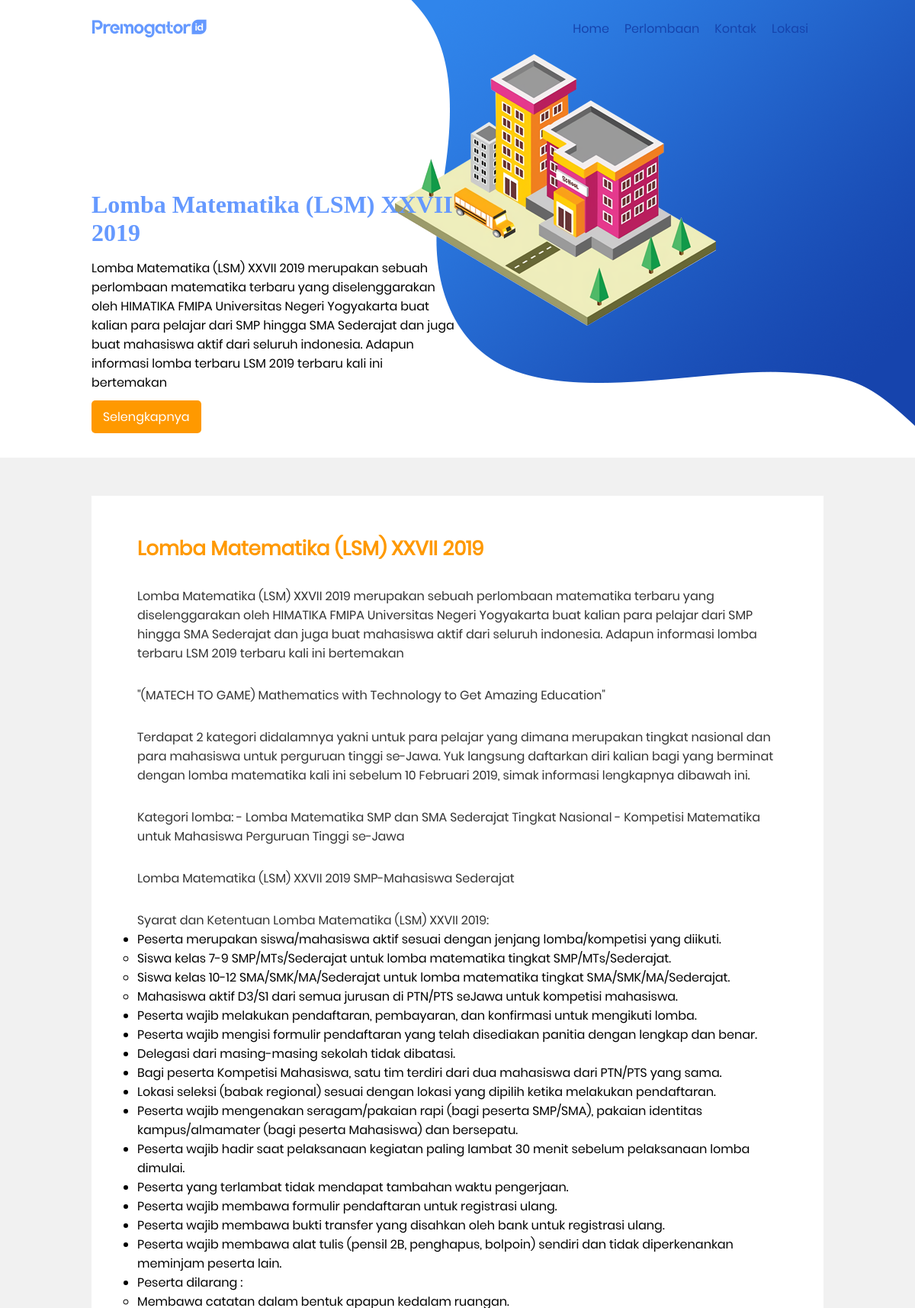
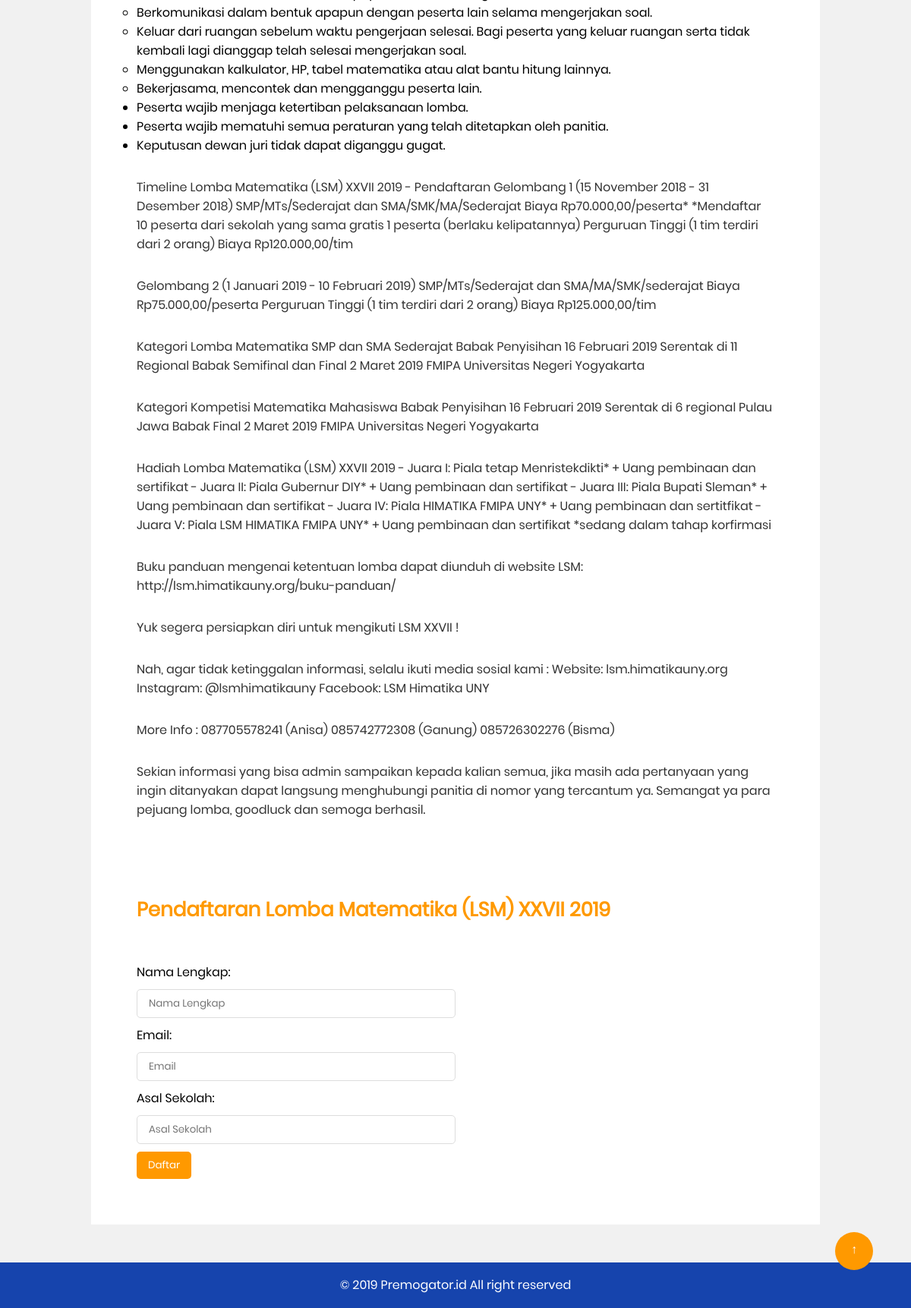
The app's page /lomba1.php?id=3 with its own data (2 pictures, top to bottom).
### tables this page shows
CREATE TABLE `artikel` (
  `id` int(11) NOT NULL,
  `judul` varchar(255) NOT NULL,
  `thumbnail` text NOT NULL,
  `konten` text NOT NULL
);

### lomba1.php (the view, shortened to what this page needs)
<?php
	include 'config.php';
	$id = @$_GET['id'] ? $_GET['id'] : '1';
	$artikel = $conn->query("SELECT * FROM artikel WHERE id = $id");
	$data = $artikel->fetch_assoc();
 ?>
 <!DOCTYPE html>
 <html>
 <head>
 	<link rel="stylesheet" type="text/css" href="assets/css/style.css">
 	<link rel="stylesheet" type="text/css" href="assets/css/responsive.css">
 </head>
 <body id="top">
 	<header class="bg-full-blog ovelay">
		<nav class="navbar" id="navbar">
			<div class="container">
				<div class="grid-navbar">
					<a href="index.php" class="nav-logo" title="Premogator.id"><img src="assets/img/logo_small.png"></a>
					<ul class="navbar-nav">
						<li class="nav-item"><a href="index.php#maps" class="nav-link">Lokasi</a></li>
						<li class="nav-item"><a href="index.php#contact" class="nav-link">Kontak</a></li>
						<li class="nav-item"><a href="index.php#lomba" class="nav-link">Perlombaan</a></li>
						<li class="nav-item"><a href="index.php" class="nav-link">Home</a></li>
					</ul>
				</div>
			</div>
		</nav>
		<div class="container">
			<div class="grid-header">
				<div class="deskripsi-header">
					<div class="deskripsi-title">
						<h1><?php echo $data['judul']; ?></h1>
					</div>
					<div class="deskripsi-p">
						<p>	<?php echo $data['thumbnail']; ?>	</p>
					</div>
					<div class="deskripsi-btn">
							<a href="#content">Selengkapnya</a>
					</div>
				</div>
			</div>
		</div>
	</header>
	<div id="content" class="blog">
		<div class="container">
			<div class="blog-box">
				<div class="blog-title">
					<h3><?php echo $data['judul']; ?></h3>
				</div>
				<div class="blog-content">
					<?php echo $data['konten']; ?>
				</div>
			</div>
			<div class="blog-box">
				<div class="blog-title">
					<h3>Pendaftaran <?php echo $data['judul']; ?></h3>
				</div>
				<div class="blog-content">
					<div class="form">
						<form method="POST" action="">
							<div class="form-group">
								<label>Nama Lengkap:</label>
								<input type="text" class="form-control" placeholder="Nama Lengkap" required></input>
							</div>
							<div class="form-group">
								<label>Email:</label>
								<input type="email" class="form-control" placeholder="Email" required></input>
							</div>
							<div class="form-group">
								<label>Asal Sekolah:</label>
								<input type="text" class="form-control" placeholder="Asal Sekolah" required></input>
							</div>
							<div class="form-group">
								<button type="submit" class="btn btn-submit">Daftar</button>
							</div>
						</form>
					</div>
				</div>
			</div>
		</div>
	</div>
	<div class="footer-bottom" id="footer">
		<div class="container">
			<div class="grid-footer">
				<div class="footer-copyright">
					<p>&copy; 2019 <a href="javascript:void(0)" onclick="navbarWhite()">Premogator.id</a> All right reserved</p>
				</div>
			</div>
		</div>
	</div>
		<a href="#top" class="toTop">&uarr;</a>
 </body>
 </html>

### assets/css/style.css (style rules this page uses)
*, *:after, *:before { margin:0; padding: 0; box-sizing: border-box; text-decoration: none; font-family: Poppins; }
html { scroll-behavior: smooth; -webkit-scroll-behavior: smooth; -moz-scroll-behavior: smooth; }
.container { width: 80%; margin: 0px auto; }
.bg-full-blog { min-height: 600px; background: url('../img/header.png') no-repeat right; }
.navbar { z-index: 1; background: transparent; width: 100%; position: fixed; padding: 5px 0px; }
.grid-navbar { display: grid; -webkit-display: grid; -moz-display: grid; grid-template-columns: 30% 70%; }
.nav-logo, .navbar-nav { margin-top: 20px; }
.nav-logo { line-height: 25px; display: block; }
.navbar-nav { list-style-type: none; }
.nav-item { float: right; }
.nav-link { color: #1644ad; margin-right: 20px; }
.deskripsi-header { position: relative; top: 250px; width: 50%; }
.deskripsi-title h1 { color: #6599ff; font-family: verdana; }
.deskripsi-p p { margin-top: 15px; }
.deskripsi-btn { margin-top: 20px; }
.deskripsi-btn a { background: #ff9900; padding: 10px 15px; color: #fff; border-radius: 5px; }
.footer-bottom { height: 60px; background: #1644ad; bottom: 0; }
.grid-footer { display: grid; grid-template-columns: 100%; }
.footer-copyright { text-align: center; line-height: 60px; color: #fff; }
.footer-copyright a { color: #fff; }
.blog { padding: 50px 0px; background: #f1f1f1; min-height: 600px; }
.blog-box { padding: 50px 60px; background: #fff; }
.blog-title h3 { color: #ff9900; font-size: 26px; }
.blog-content p { color: #333; margin-top: 30px; }
.form { margin-top: 50px; width: 50%; }
.form-group,.form-group label { margin-bottom: 10px; display: block; }
.form-control { width: 100%; padding: 8px 15px; border: 1px solid #ddd; border-radius: 5px; }
.btn { border-radius: 5px; padding: 8px 15px; border: none; }
.btn-submit { background: #ff9900; color: #fff; }
.toTop { width: 50px; height :50px; background: #ff9900; position: fixed; right: 50px; bottom: 50px; border-radius: 50px; margin: 0px auto; text-align: center; padding: 10px 0; }
.toTop { color: #fff; text-align: center; }
a { text-decoration: none; color: black; }

### records on screen
artikel: judul "Lomba Matematika (LSM) XXVII 2019", thumbnail "Lomba Matematika (LSM) XXVII 2019 merupakan sebuah perlombaan matematika terbaru yang diselenggarakan oleh HIMATIKA FMIPA Universitas Negeri Yogyakarta buat kalian para pelajar dari SMP hingga SMA Sederajat dan juga buat mahasiswa aktif dari seluruh indonesia. Adapun informasi lomba terbaru LSM 2019 terbaru kali ini bertemakan", konten "Lomba Matematika (LSM) XXVII 2019 merupakan sebuah perlombaan matematika terbaru yang diselenggarakan oleh HIMATIKA FMIPA Universitas Negeri Yogyakarta buat kalian para pelajar dari SMP hingga SMA Sederajat dan juga buat mahasiswa aktif dari seluruh indonesia. Adapun informasi lomba terbaru LSM 2019 terbaru kali ini bertemakan \"(MATECH TO GAME) Mathematics with Technology to Get Amazing Education\" Terdapat 2 kategori didalamnya yakni untuk para pelajar yang dimana merupakan tingkat nasional dan para mahasiswa untuk perguruan tinggi se-Jawa. Yuk langsung daftarkan diri kalian bagi yang berminat dengan lomba matematika kali ini sebelum 10 Februari 2019, simak informasi lengkapnya dibawah ini.…"
